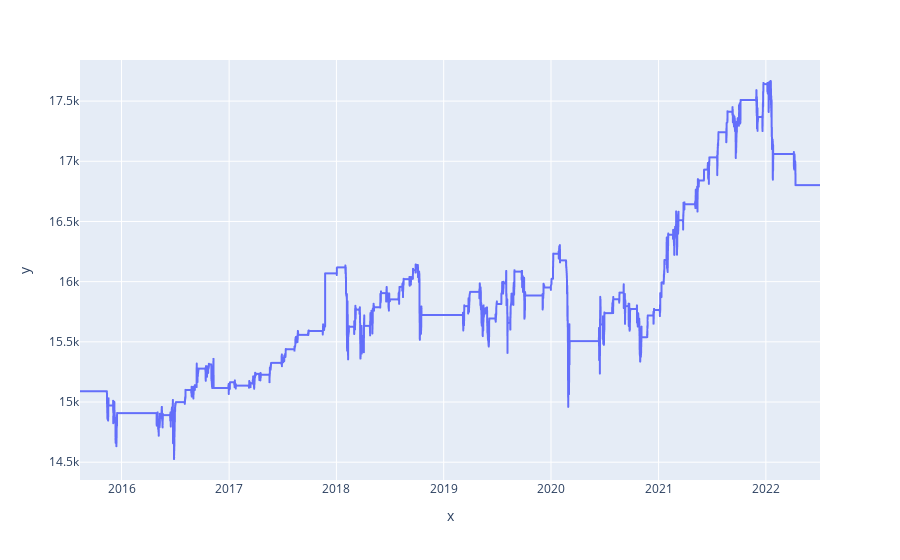

Notebook source saved alongside this figure:
### Code cell
plot_full_equity_curve(
    df, 
    stats, 
    warmup_bars=warmup_bars,
    lookback_bars=lookback_bars, 
    overlay_price=True)

### Figure 1 — Plotly figure (JSON) as saved in the notebook; plotly's stock layout.template omitted (floating-point values rounded to 4 significant figures; data arrays with more than 128 entries replaced by an {"elided": "..."} marker saying what was removed)
{"data": [{"hovertemplate": "x=%{x}<br>y=%{y}<extra></extra>", "legendgroup": "", "line": {"color": "#636efa", "dash": "solid"}, "marker": {"symbol": "circle"}, "mode": "lines", "name": "", "showlegend": false, "textposition": "bottom right", "type": "scattergl", "x": {"elided": "35040 str values"}, "xaxis": "x", "y": {"elided": "35040 float values"}, "yaxis": "y"}], "layout": {"legend": {"tracegroupgap": 0}, "margin": {"t": 60}, "xaxis": {"anchor": "y", "domain": [0, 1], "title": {"text": "x"}}, "yaxis": {"anchor": "x", "domain": [0, 1], "title": {"text": "y"}}}}
